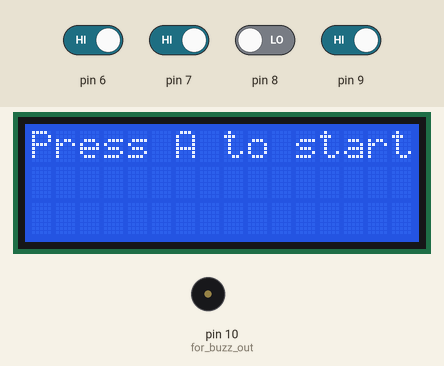
This sketch was run on a simulated Arduino Uno, built with avr-gcc and run on an emulated ATmega328P. On the bench: 16×3 character LCD, buzzer (waves = sounding, pin HIGH). Inputs (shaded band) come from the test bench; at power-on: pin 6, pin 7, pin 9 HIGH, pin 8 LOW. Random numbers use the default seed unless the sketch sets one.

Above: at 1.2 s.
1.3 s: pin 7 driven LOW and pin 8 driven HIGH
At 3.8 s:
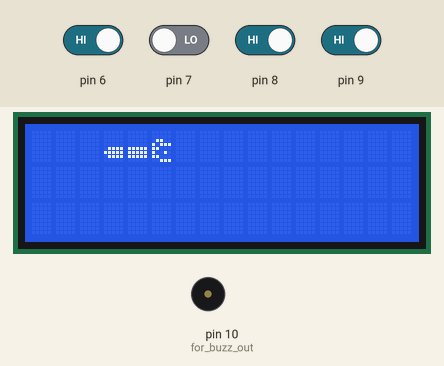
4.1 s: pin 6 driven LOW
At 4.99 s:
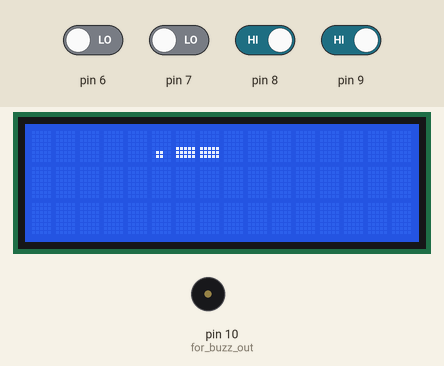
7.1 s: pin 9 driven LOW
At 7.41 s:
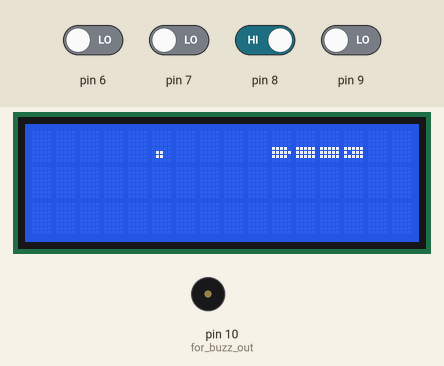
9.9 s: pin 8 driven LOW
At 11.9 s:
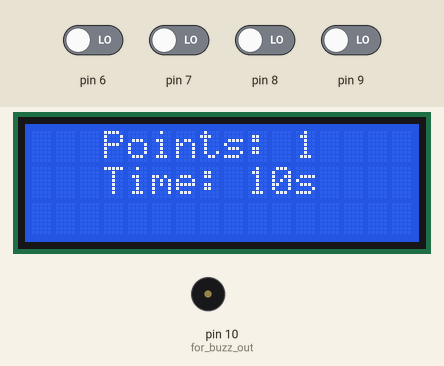
Timing chart, 0 to 12.9 s (numbered marks = the images above; inputs shaded):
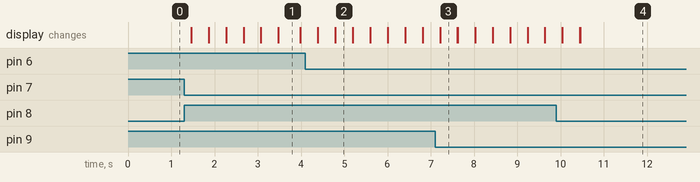

The sketch:

Snake.ino
```cpp
/***********************************
 *
 * Arduino version of the classic game Snake.
 *
 *User controls the snake which is made of a combination of different custom
 *characters, based on the position of the snake.
 *
 *Using LCD screen for display and DTMF for input. Displays the time and points
 *at the end of the game.
 *
 * @krohak
 *********************************/
 #include <LiquidCrystal.h>


LiquidCrystal lcd(12, 11, 5, 4, 3, 2);

//custom characters
byte body [8] = {

        B00000,
        B00000,
        B00000,
        B00000,
        B11111,
        B11111,
        B11111,
        B00000

};

byte eye_right [8] = {

        B00000,
        B00000,
        B00000,
        B00000,
        B11111,
        B11101,
        B11111,
        B00000

};

byte eye_left [8] = {

         B00000,
        B00000,
        B00000,
        B00000,
        B11111,
        B10111,
        B11111,
        B00000

};

byte tail_right [8] = {

         B00000,
        B00000,
        B00000,
        B00000,
        B01111,
        B11111,
        B01111,
        B00000

};

byte tail_left [8] = {

         B00000,
        B00000,
        B00000,
        B00000,
        B11110,
        B11111,
        B11110,
        B00000

};


byte eat_right[8] = {

      B00000,
        B00000,
        B01100,
        B10111,
        B11000,
        B10010,
        B11000,
        B00111


};

byte eat_left[8] = {

       B00000,
        B00000,
        B00110,
        B11101,
        B00011,
        B01001,
        B00011,
        B11100


};

int x = 0;
int y = 0;
int w = -1;
int t = 0;
int u = 0;
int t_1[400];
int u_1[400];
int dela = 400;
int a =0;  //0
int b =0;  //1
int c =0;  //2
int d =0;  //3
int a_1 =0;  //ref 0
int b_1 = 0; //ref 1
int c_1 = 0; //ref 2
int d_1 = 0; //ref 3
int pix=0;
int z_1 = rand()%16; //for x of coin
int z_2 = rand()%2;  //for y of coin
int lim=2; // no of snake dots
int points=0;
const int max_points=14;
int time=0;

void setup() {

  lcd.begin(16, 3);

  pinMode (10,1); //for buzz out

  lcd.createChar (1, body);
   lcd.createChar (2, eye_right);
    lcd.createChar (5, eye_left );
   lcd.createChar (3, tail_right);
   lcd.createChar (4, tail_left);
   lcd.createChar (6, eat_right);
lcd.createChar (7, eat_left);


}

/********************************************************************/

void read_dtmf () {


  //get values constantly from DTMF

  a =    digitalRead (6); //0
  b =   digitalRead (7);  //1
  c =   digitalRead (8);  //2
  d =   digitalRead (9);  //3


}


void Print (){     //print snake, coin, increment snake, randomize coin, pts++, time


  lcd.setCursor(t, u);  //eye

  if (a==0 && b== 0 && c==1 && d==0) {  //left

    lcd.write (5);

    } else {

  lcd.write (2); //right

    }

  for (int num = 1; num<lim; num++) {  //body and tail

    lcd.setCursor(t_1[(pix-num)], u_1[(pix-num)]); //body

    lcd.write (1);

    lcd.setCursor(t_1[(pix-(num+1))], u_1[(pix-(num+1))]);  //tail

 if (a==0 && b== 0 && c==1 && d==0) {  //left

    lcd.write (4);

    }

    else if ((a==0 && b== 1 && c==0 && d==0) || (a==0 && b== 0 && c==0 && d==1)) //up and down

    {  }

    else {  //right

    lcd.write (3);

    }

  }


  lcd.setCursor(z_1, z_2);

  lcd.print(".");


  if ( t== z_1 && u == z_2) {

    lcd.setCursor(t, u);       //eatface

   if (a==0 && b== 0 && c==1 && d==0) {  //left

    lcd.write (7);

    delay (dela/4);

    } else {

  lcd.write (6); //right

  delay (dela/4);

    }

    lim++;
    points++;

    z_1 = rand()%16;
    z_2= rand()%2;

  }

  time = millis()/1000;

}


void loop() {

  /**************************************************START*************************************************/

  if (w== -1) {

    int f=1000;

    read_dtmf ();

    a_1 = a;
    b_1 = b;
    c_1 = c;
    d_1 = d;

    if (a==1 && b== 0 && c==1 && d==1) { //A to start

      w=0;

    }


    lcd.setCursor(0,0);

    lcd.print("Press A to start");

    for (int ran=0; ran< f ; ran++) {  //for high level of randomizations

     read_dtmf ();


        if ( a != a_1 || b != b_1 || c != c_1 || d != d_1 ) {


        f= ran-1;


        }


      z_1 = rand()%16;
    z_2= rand()%2;


    }


  }

  /**********************************STOP***********************************************/


  if (w==2){


    lcd.setCursor(0, 0);

    lcd.print("   Points: ");
    lcd.print(points);


    lcd.setCursor(0, 1);

    lcd.print("   Time: ");
    lcd.print(time);
    lcd.print("s");


  }


  /*************************************GAME************************************************************/


  if (w==0){

    read_dtmf ();

    a_1 = a;
    b_1 = b;
    c_1 = c;
    d_1 = d;

    lcd.clear();


    if (a==0 && b== 1 && c==0 && d==0)  //2 to up

    {


      int f=0; //to stop loop


      for (  y = u+240; y>= f; y-- ) {

        read_dtmf ();


        if ( a != a_1 || b != b_1 || c != c_1 || d != d_1 || points >= max_points) {

          f=y+1;

        }
        u = y%2;


        Print();


        delay (dela+100);

        lcd.clear();

        t_1[pix] = t;
        u_1[pix] = u;

        pix++;

      }


    }

    else  if (a==0 && b== 0 && c==1 && d==0)  //4 to left

    {


      int f=0; //to stop loop


      for (  x = t+240; x>= f; x--) {

        read_dtmf ();


        if ( a != a_1 || b != b_1 || c != c_1 || d != d_1 || points >= max_points) {

          f=x+1;

        }
        t = x%16;

        Print();

        delay (dela);

        lcd.clear();

        t_1[pix] = t;
        u_1[pix] = u;

        pix++;

      }

    }


    else if (a==0 && b== 1 && c==1 && d==0)  //6 to right
    {
      int f= 256; //to stop loop

      for (  x = t; x<= f; x++) {

        read_dtmf ();

        if ( a != a_1 || b != b_1 || c != c_1 || d != d_1 || points >= max_points ) {

          f=x-1;

        }
        t= x%16;

        Print();

        delay (dela);

        lcd.clear();

        t_1[pix] = t;
        u_1[pix] = u;

        pix++;


      }

    }


    else if (a==0 && b== 0 && c==0 && d==1)  //8 to down
    {


      int f= 256; //to stop for loop

      for (  y = u; y<= f; y++) {

        read_dtmf ();

        if ( a != a_1 || b != b_1 || c != c_1 || d != d_1 || points >= max_points) {

          f=y-1;

        }
        u= y%2;

        Print();

        delay (dela+100);

        lcd.clear();

        t_1[pix] = t;
        u_1[pix] = u;

        pix++;

      }

    }

    else if (a==0 && b== 0 && c==0 && d==0) { //D for stop

      w=2;

    }

    else {

      int f= 256;

      for (  x = t; x<= f; x++) {

        read_dtmf ();

        if ( a != a_1 || b != b_1 || c != c_1 || d != d_1 || points >= max_points) {

          f=x-1;

        }
        t= x%16;

        Print();

        delay (dela);

        lcd.clear();

        t_1[pix] = t;
        u_1[pix] = u;

        pix++;


      }

    }


    if (points >=  max_points){
      w=2;
    } //to stop screen


  }


}
```

Measured:
- after the input at 1.3 s, the display: first changes after 0.16 s (image 1 shows a later state)
- what the display in image 1 shows lasts 0.5 s, from 3.5 s to 4.0 s
- what the display in image 2 shows lasts 0.4 s, from 4.8 s to 5.2 s
